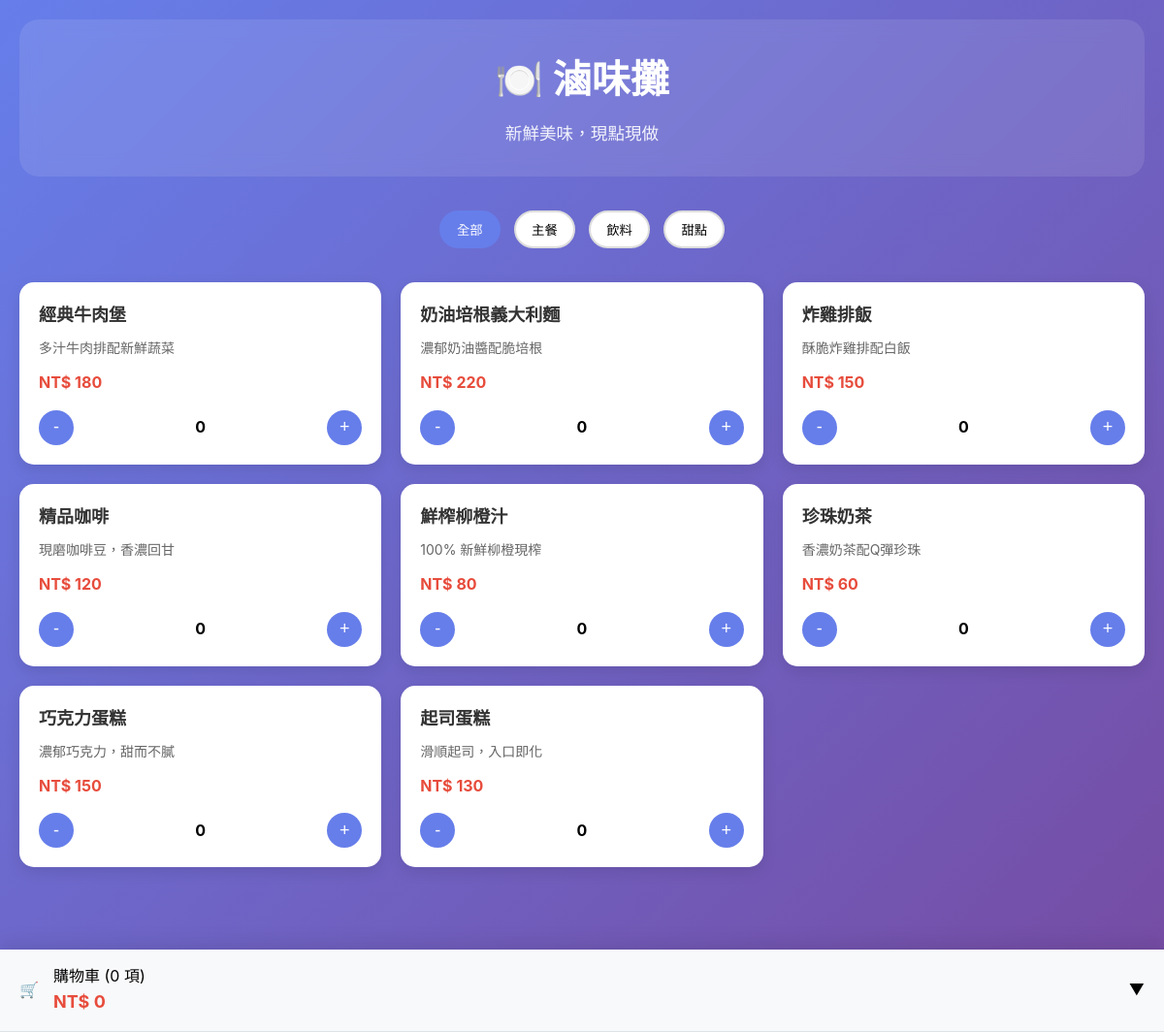
Before: / with the older database file.
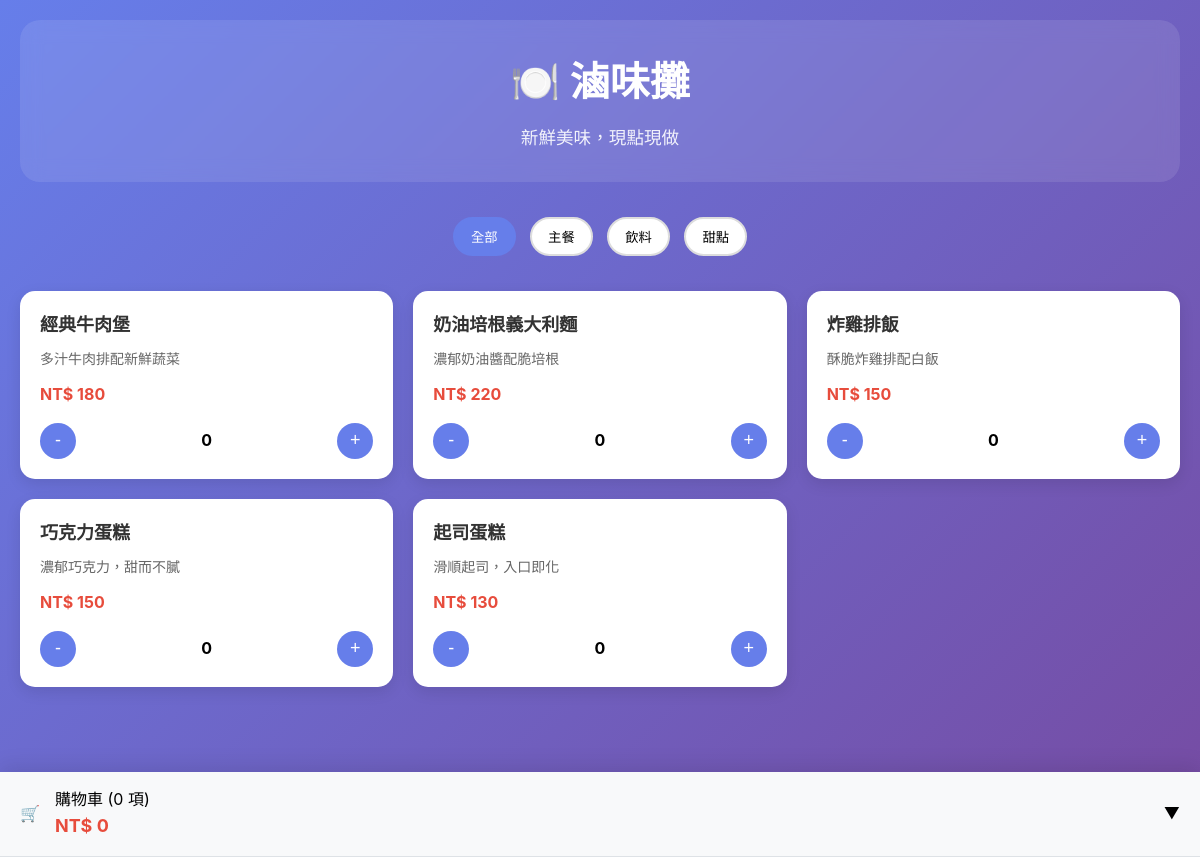
After: the same page with the newer database file.
### app.py (models this page shows, shortened)
class MenuItem(db.Model):
    id = db.Column(db.Integer, primary_key=True)
    name = db.Column(db.String(100), nullable=False)
    description = db.Column(db.Text)
    price = db.Column(db.Integer, nullable=False)  # 以分為單位
    category = db.Column(db.String(50), nullable=False)
    is_available = db.Column(db.Boolean, default=True)
    image_url = db.Column(db.String(200))
    created_at = db.Column(db.DateTime, default=datetime.now)

### app.py (the view)
@app.route('/')
def index():
    menu_items = MenuItem.query.filter_by(is_available=True).all()
    categories = db.session.query(MenuItem.category).distinct().all()
    return render_template('customer/menu.html',
                           menu_items=menu_items,
                           categories=[cat[0] for cat in categories])

### templates/customer/menu.html (shortened to what this page needs)
{% extends "base.html" %}
{% block content %}
<div class="container">
    <div class="header">
        <h1>🍽️ 滷味攤</h1>
        <p>新鮮美味，現點現做</p>
    </div>
    <div class="category-filter">
        <button class="filter-btn active" onclick="filterCategory('all')">全部</button>
        {% for category in categories %}
        <button class="filter-btn" onclick="filterCategory('{{ category }}')">{{ category }}</button>
        {% endfor %}
    </div>
    <div class="menu-grid">
        {% for item in menu_items %}
            {% include 'components/menu_item.html' %}
        {% endfor %}
    </div>
    <div style="height: 120px;"></div>
</div>
{% include 'components/cart_widget.html' %}
{% endblock %}

### templates/components/menu_item.html
<div class="menu-item" data-category="{{ item.category }}">
    <div class="item-name">{{ item.name }}</div>
    <div class="item-description">{{ item.description }}</div>
    <div class="item-price">NT$ {{ item.price }}</div>
    <div class="quantity-controls">
        <button class="quantity-btn" onclick="changeQuantity({{ item.id }}, -1)">-</button>
        <span class="quantity" id="qty-{{ item.id }}">0</span>
        <button class="quantity-btn" onclick="changeQuantity({{ item.id }}, 1)">+</button>
    </div>
</div>

Changed rows visible on the page:
no longer on this page (row edited): MenuItem: name "精品咖啡", description "現磨咖啡豆，香濃回甘", price "120"
no longer on this page (row edited): MenuItem: name "鮮榨柳橙汁", description "100% 新鮮柳橙現榨", price "80"
no longer on this page (row edited): MenuItem: name "珍珠奶茶", description "香濃奶茶配Q彈珍珠", price "60"
